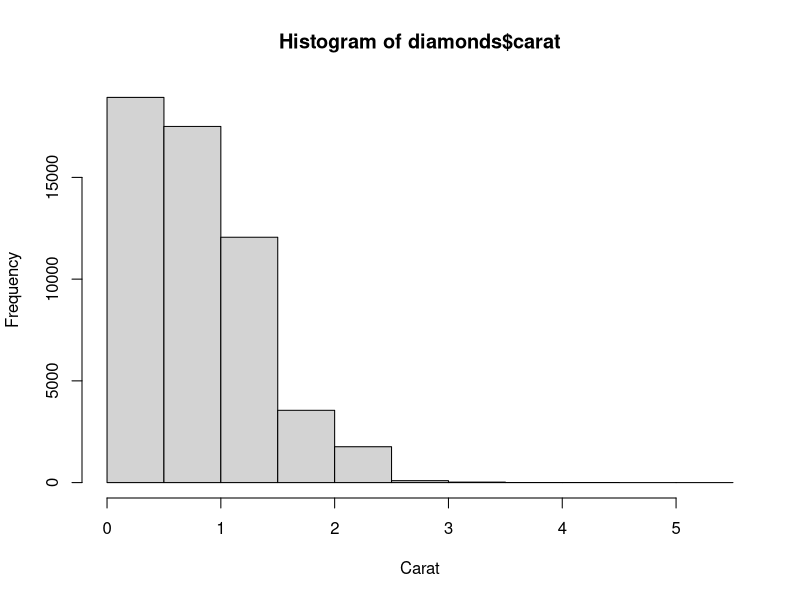
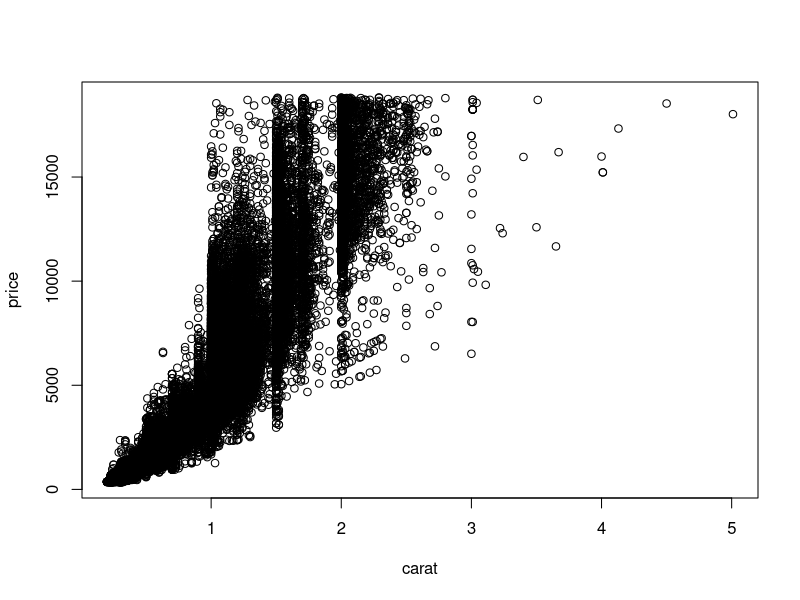
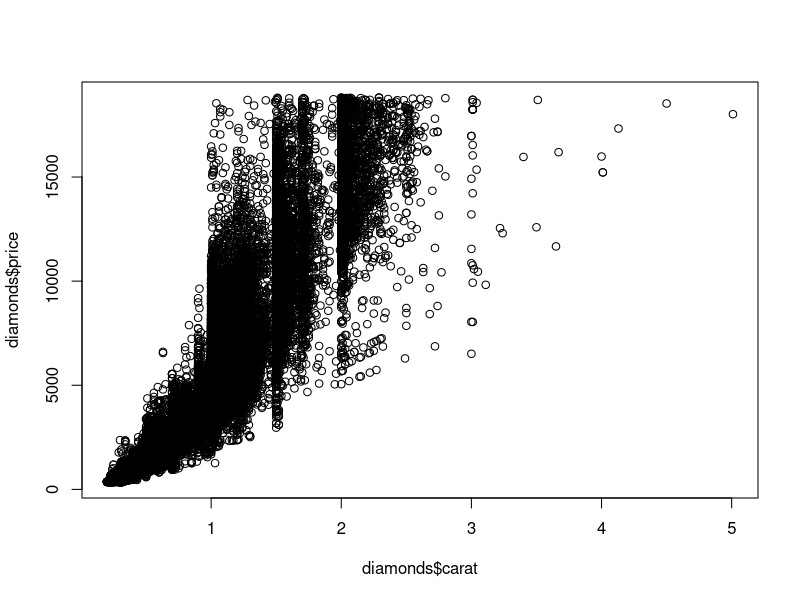
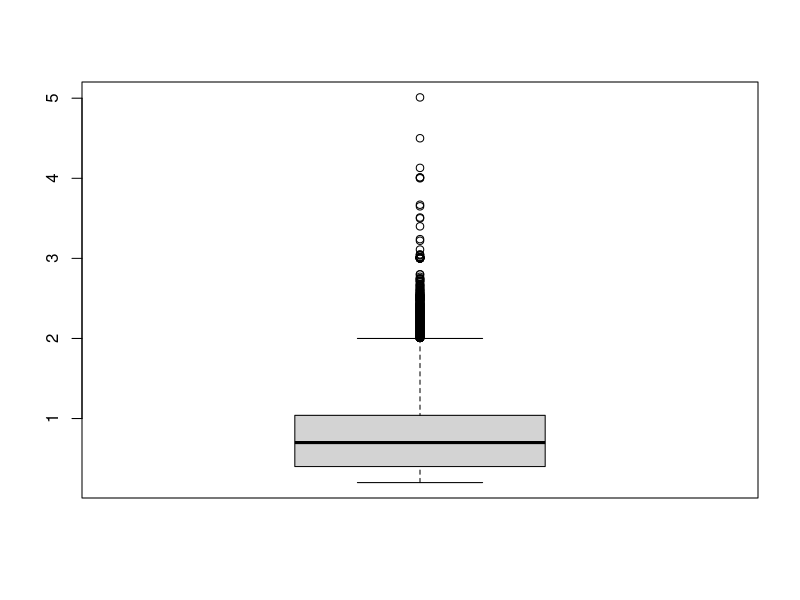
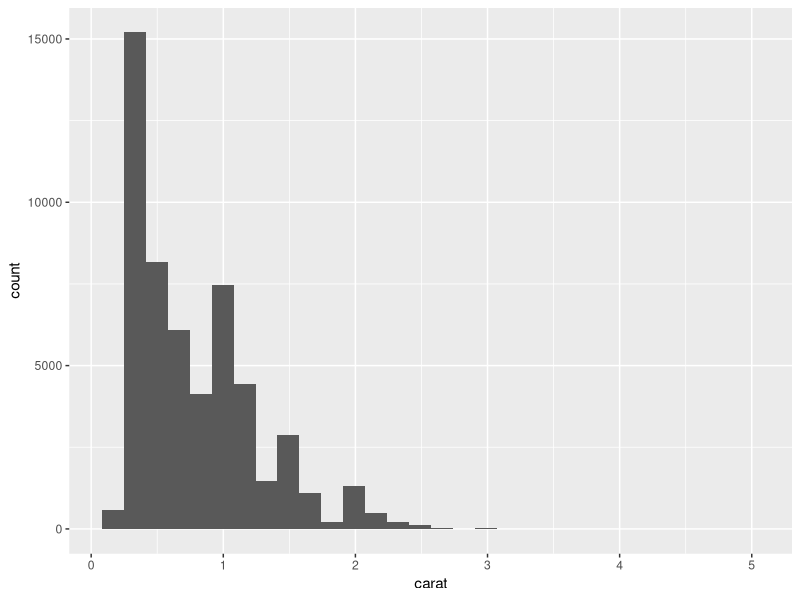
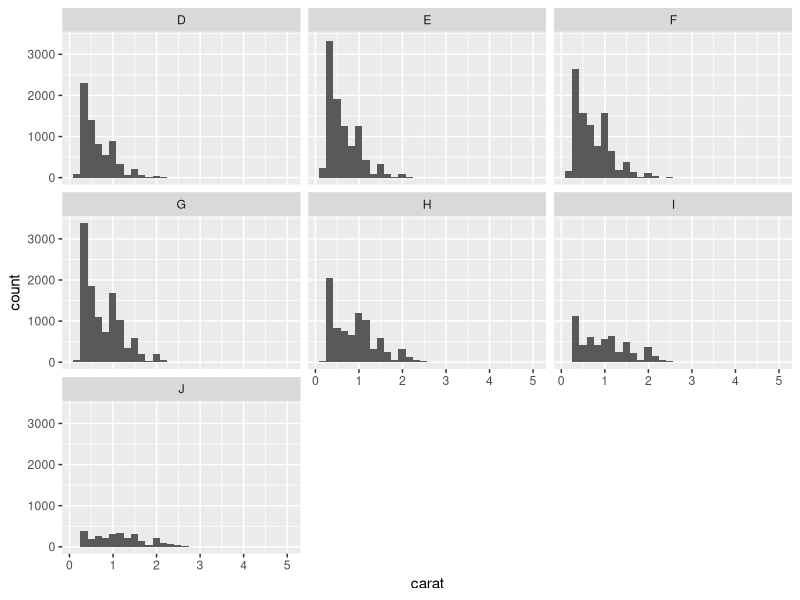
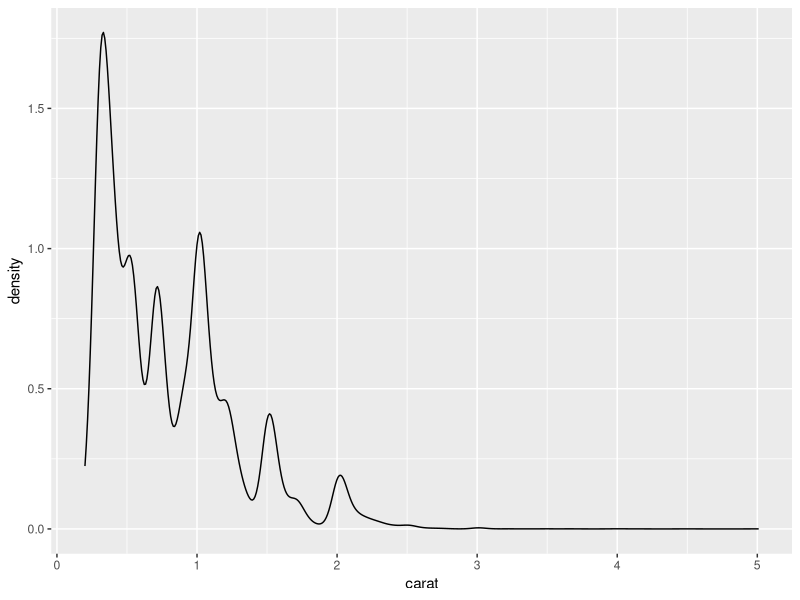
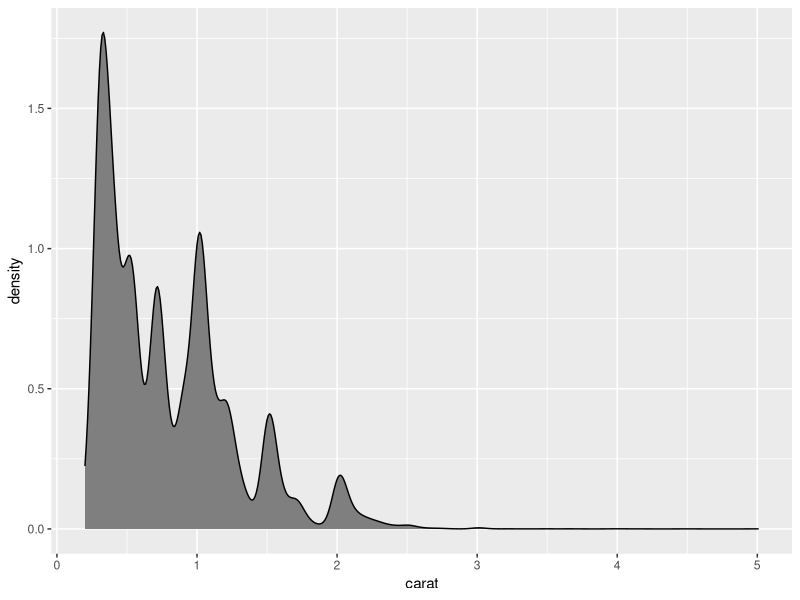

Source code (R) for these figures, in order:
require(ggplot2)
data("diamonds")
head(diamonds)
hist(diamonds$carat, xlab = "Carat")


plot(price ~ carat, data = diamonds)
plot(diamonds$carat, diamonds$price)


boxplot(diamonds$carat)

ggplot(data = diamonds) + geom_histogram(aes(x = carat))
ggplot(data = diamonds) + geom_histogram(aes(x = carat)) + facet_wrap(~color)

ggplot(data = diamonds) + geom_density(aes(x = carat))
ggplot(data = diamonds) + geom_density(aes(x = carat),fill = "grey50")

ggplot(diamonds) + geom_histogram(aes(x = carat))
ggplot(data = diamonds) + geom_density(aes(x = carat,fill = "brey50"))

ggplot(data = diamonds) + geom_point(aes(x = carat, y = price))

g <- ggplot(diamonds, aes(x = carat, y = price))
g + geom_point()
g + geom_point(aes(color = color))

ggplot(data = diamonds) + geom_point(aes(x = carat, y = price, color = color))

ggplot(data = diamonds) + geom_point(aes(x = carat, y = price, color = "blue"))
ggplot(data = diamonds) + geom_point(aes(x = carat, y = price), color = "blue")

g + geom_point(aes(color = color)) + facet_wrap(~color)
g + geom_point(aes(color = color)) + facet_grid(cut ~ clarity)

ggplot(diamonds, aes(x = carat)) + geom_histogram() + facet_wrap(~color)

ggplot(diamonds, aes(y = carat, x =1)) + geom_boxplot()

ggplot(diamonds, aes(y = carat, x =cut)) + geom_boxplot()

ggplot(diamonds, aes(y = carat, x =cut)) + geom_violin()

ggplot(diamonds, aes(y = carat, x =cut)) + geom_point() + geom_violin()
ggplot(diamonds, aes(y = carat, x =cut)) + geom_violin() + geom_point()

head(economics)

head(economics)
ggplot(economics, aes(x = date, y = pop)) + geom_line()

install.packages("lubridate")
require(lubridate)

economics$date

economics$year <- year(economics$date)
economics$year

economics$month <- month(economics$date, label = TRUE)
economics$month

econ2000 <- economics[which(economics$year >= 2000), ]

install.packages("scales")
require(scales)
g <- ggplot(econ2000, aes(x=month, y = pop))
g

g <- g + geom_line(aes(color=factor(year), group=year))
g

g <- g + scale_color_discrete(name = "Year")
g

g <- g + scale_y_continuous(labels = comma)
g

g <- g + labs(title="Population Growth", x = "Month", y = "Population")
g


install.packages("ggthemes")
require(ggthemes)

head(diamonds)
g2 <- ggplot(diamonds, aes(x = carat, y = price)) + geom_point(aes(color = color))
g2

g2 + theme_economist_white()
g2 + theme_economist_white() + scale_colour_economist()

g2 + theme_excel()
g2 + theme_excel() + scale_colour_excel()


g2 + theme_tufte()


g2 + theme_wsj()

ggplot(data = diamonds) + geom_point(aes(x = carat, y = price, color = color))

g <- ggplot(data = diamonds, aes(x = carat, y = price))
g + geom_point(aes(color = color))
